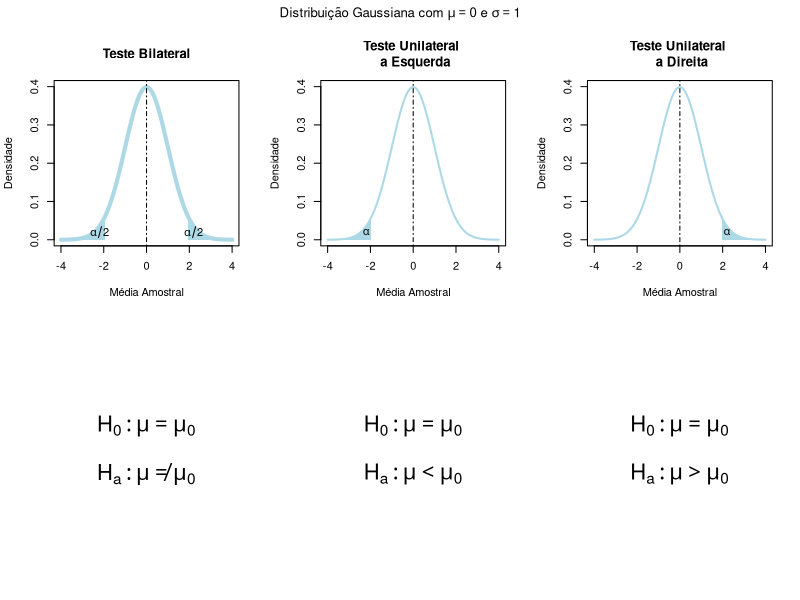
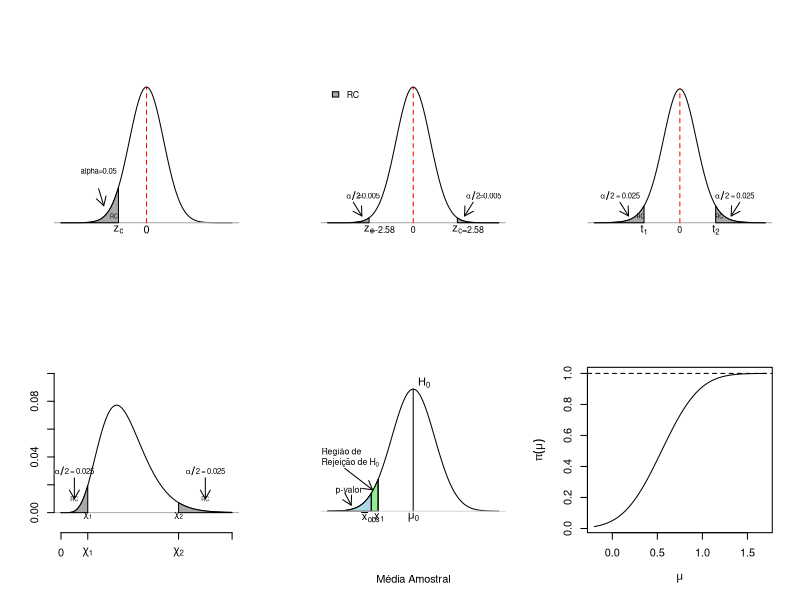
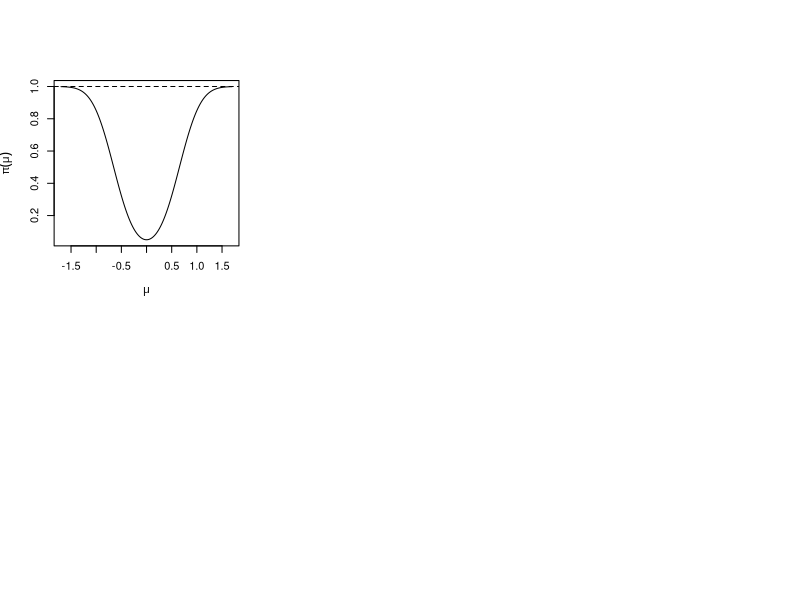

Generate these figures, in order, with R:
## ---- chunk 1


par(mfrow=c(2,3), oma=c(0,0,2,0))

plot(function(x) dnorm(x) ,xlim=c(-4, 4), ylim=c(0, 0.4),main="Teste Bilateral", xlab="Média Amostral", ylab="Densidade", lwd=4, col="lightblue")
abline(v=0, lty=4)
xx <- seq(-4, -1.96, l=200)
yy <- rbind(cbind(rev(xx), 0), cbind(xx, dnorm(xx)))
polygon(yy, col="lightblue", border = NA)
text(-2.2, 0.02, labels=expression(alpha/2), col="black")
xx <- seq(1.96, 4, l=200)
yy <- rbind(cbind(rev(xx), 0), cbind(xx, dnorm(xx)))
polygon(yy, col="lightblue", border= NA)
text(2.2, 0.02, labels=expression(alpha/2), col="black")

plot(function(x) dnorm(x) ,xlim=c(-4, 4), ylim=c(0, 0.4),main="Teste Unilateral \n a Esquerda", xlab="Média Amostral", ylab="Densidade", lwd=2, col="lightblue")
abline(v=0, lty=4)
xx <- seq(-4, -1.96, l=200)
yy <- rbind(cbind(rev(xx), 0), cbind(xx, dnorm(xx)))
polygon(yy, col="lightblue", border=NA)
text(-2.2, 0.02, labels=expression(alpha), col="black")


plot(function(x) dnorm(x) ,xlim=c(-4, 4), ylim=c(0, 0.4),main="Teste Unilateral \n a Direita", xlab="Média Amostral", ylab="Densidade", lwd=2, col="lightblue")
abline(v=0, lty=4)
xx <- seq(1.96, 4, l=200)
yy <- rbind(cbind(rev(xx), 0), cbind(xx, dnorm(xx)))
polygon(yy, col="lightblue", border=NA)
text(2.2, 0.02, labels=expression(alpha), col="black")


plot(1,4, axes=FALSE, xlab="", ylab="", col="white")
text(1,3.5,expression(H[a] :  mu != mu[0]), cex=2)
text(1,4.5,expression(H[0] :  mu == mu[0]), cex=2)


plot(1,4, axes=FALSE, xlab="", ylab="", col="white")
text(1,3.5,expression(H[a] :  mu < mu[0]), cex=2)
text(1,4.5,expression(H[0] :  mu == mu[0]), cex=2)


plot(1,4, axes=FALSE, xlab="", ylab="", col="white")
text(1,3.5,expression(H[a] :  mu > mu[0]), cex=2)
text(1,4.5,expression(H[0] :  mu == mu[0]), cex=2)

title(main=expression(paste("Distribuição Gaussiana com ", mu==0, " e ", sigma==1)), outer=TRUE)

## ---- chunk 2
plot(function(z) dnorm(z, mean=0, sd=1), -5, 5, col="black", ylab="", xlab="", xaxt="n", main="",axes=FALSE, ylim=c(-0.05,0.4))
abline(h=0, col="darkgray")
segments(x0 = 0, y0 = 0, x1 = 0, y1 = dnorm(0, mean=0, sd=1), col="red", lty=2) 
z <- seq(-5, -1.64, l=200)
yy <- rbind(cbind(rev(z), 0), cbind(z, dnorm(z, mean=0, sd=1)))
polygon(yy, col="darkgray")
text( 0, -0.02, 0)
text( -1.64, -0.02, expression(z[c]))
text( -1.9, 0.02, "RC", cex=0.5)
text( -2.8, 0.15, expression("alpha=0.05"), cex=0.7)
arrows(x0=-2.8, y0=0.1, x1 = -2.5, y1 = 0.05, length = 0.1, angle = 30)
## ---- chunk 3
plot(function(z) dnorm(z, mean=0, sd=1), -5, 5, col="black", ylab="", xlab="", xaxt="n", main="",axes=FALSE, ylim=c(-0.05,0.4))
abline(h=0, col="darkgray")
segments(x0 = 0, y0 = 0, x1 = 0, y1 = dnorm(0, mean=0, sd=1), col="red", lty=2) 
z <- seq(-5, -2.58, l=200)
yy <- rbind(cbind(rev(z), 0), cbind(z, dnorm(z, mean=0, sd=1)))
polygon(yy, col="darkgray")
text( 0, -0.02, 0, cex=0.8)
text( -2.58, -0.02, expression(z[c]))
text( -1.8, -0.02, "=-2.58", cex=0.8)
text( -3.5, 0.08, expression(alpha/2), cex=0.7)
text( -2.6, 0.08, "=0.005", cex=0.7)
arrows(x0=-3.5, y0=0.06, x1 = -3, y1 = 0.02, length = 0.1, angle = 30)
legend("topleft", "RC", inset=.02, fill="darkgray", horiz=TRUE, cex=0.8, bty="n")
z <- seq(2.58, 5, l=200)
yy <- rbind(cbind(rev(z), 0), cbind(z, dnorm(z, mean=0, sd=1)))
polygon(yy, col="darkgray")
text( 2.58, -0.02, expression(z[c]))
text( 3.5, -0.02, "=2.58", cex=0.8)
text( 3.5, 0.08, expression(alpha/2), cex=0.7)
text( 4.5, 0.08, "=0.005", cex=0.7)
arrows(x0=3.5, y0=0.06, x1 = 3, y1 = 0.02, length = 0.1, angle = 30)
## ---- chunk 4
plot(function(z) dt(z, df = 19), -5, 5, col="black", ylab="", xlab="", xaxt="n", main="",axes=FALSE, ylim=c(-0.05,0.4))
abline(h=0, col="darkgray")
segments(x0 = 0, y0 = 0, x1 = 0, y1 = dt(0, df=19), col="red", lty=2) 
z <- seq(-5, -2.093, l=200)
yy <- rbind(cbind(rev(z), 0), cbind(z, dt(z, df=19)))
polygon(yy, col="darkgray")
text( 0, -0.02, 0, cex=0.8)
text( -2.093, -0.02, expression(t[1]))
text( -2.3, 0.02, "RC", cex=0.5)
text( -3.5, 0.08, expression(alpha/2==0.025), cex=0.7)
arrows(x0=-3.5, y0=0.06, x1 = -3, y1 = 0.02, length = 0.1, angle = 30)
z <- seq(2.093, 5, l=200)
yy <- rbind(cbind(rev(z), 0), cbind(z, dt(z, df=19)))
polygon(yy, col="darkgray")
text( 2.093, -0.02, expression(t[2]))
text( 3.2, 0.08, expression(alpha/2==0.025), cex=0.7)
text( 2.3, 0.02, "RC", cex=0.5)
arrows(x0=3.5, y0=0.06, x1 = 3, y1 = 0.02, length = 0.1, angle = 30)
## ---- chunk 5
# Definindo os parâmetros
df <- 15
alpha <- 0.05
chi1 <- qchisq(alpha/2, df)
chi2 <- qchisq(1 - alpha/2, df)

# Criando o gráfico
plot(function(z) dchisq(z, df = df), 0, 40, col="black", ylab="", xlab="", xaxt="n", main="", axes=FALSE, ylim=c(-0.01, 0.1))
abline(h=0, col="darkgray")
segments(x0 = 0, y0 = 0, x1 = 0, y1 = dchisq(0, df=df), col="red", lty=2)

# Área de rejeição à esquerda
z <- seq(0, chi1, length.out=200)
yy <- rbind(cbind(rev(z), 0), cbind(z, dchisq(z, df=df)))
polygon(yy, col="darkgray")
text(chi1, -0.002, expression(chi[1]), cex=0.8)
text(chi1/2, 0.01, "RC", cex=0.5)
text(chi1/2, 0.03, expression(alpha/2==0.025), cex=0.7)
arrows(x0=chi1/2, y0=0.025, x1=chi1/2, y1=0.01, length=0.1, angle=30)

# Área de rejeição à direita
z <- seq(chi2, 40, length.out=200)
yy <- rbind(cbind(rev(z), 0), cbind(z, dchisq(z, df=df)))
polygon(yy, col="darkgray")
text(chi2, -0.002, expression(chi[2]), cex=0.8)
text((chi2 + 40)/2, 0.01, "RC", cex=0.5)
text((chi2 + 40)/2, 0.03, expression(alpha/2==0.025), cex=0.7)
arrows(x0=(chi2 + 40)/2, y0=0.025, x1=(chi2 + 40)/2, y1=0.01, length=0.1, angle=30)

# Adicionando eixos
axis(1, at=c(0, chi1, chi2, 40), labels=c(0, expression(chi[1]), expression(chi[2]), ""))
axis(2)
## ---- chunk 6
plot(function(x) dnorm(x) ,xlim=c(-4, 4), ylim=c(-0.05, 0.45),main="", xlab="Média Amostral", ylab="", lwd=1, col="black", axes=FALSE,xaxt="n")

x <- seq(-4, -1.64, l=200)
y <- rbind(cbind(rev(x), -0), cbind(x, dnorm(x, mean=0, sd=1)))
polygon(y, col="lightgreen")

x <- seq(-4, -1.96, l=200)
y <- rbind(cbind(rev(x), -0), cbind(x, dnorm(x, mean=0, sd=1)))
polygon(y, col="lightblue")

segments(x0=-1.96 , y0=0, x1=-1.96, y1=dnorm(-1.96))
segments(x0=-1.64 , y0=0, x1=-1.64, y1=dnorm(-1.64))
segments(x0=0 , y0=0, y1=dnorm(0))
abline(h=0, col="lightgray")

text( 0.5, 0.42, expression(H[0]))
text( 0, -0.02, expression(mu[0]))
text( -1.99, -0.02, expression(bar(x)[obs]))
text( -1.60, -0.02, expression(x[1]))

text( -3, dnorm(-1.64)+0.055, expression(paste(" Região de \n Rejeição de ", H[0])), cex = 0.8)
arrows(x0=-3.2, y0=0.14, x1 = -1.9, y1 = 0.07, length = 0.1, angle = 30)
text( -3, dnorm(-1.96)+0.01, "p-valor", cex = 0.8)
arrows(x0=-3.2, y0=0.06, x1 = -2.9, y1 = 0.02, length = 0.1, angle = 30)
## ---- chunk 7

pimu <- function(mu){ return(1-pnorm(((4.92-9*mu)/3))) }

mu <- seq(-0.2,1.7, length.out=1000)
y <- pimu(mu)
plot(mu, y, type="l", ylab=expression(pi(mu)), xlab=expression(mu), cex=1.2)
abline(h = 1, lty=2)

## ---- chunk 8

pimu <- function(mu, n){ 
  
  dif <- pnorm(1.96-sqrt(n)*mu) - pnorm(-1.96-sqrt(n)*mu)
  return(1-dif) 
}

mu <- seq(-1.7,1.7, length.out=1000)
y <- pimu(mu, n=9)
plot(mu, y, type="l", ylab=expression(pi(mu)), xlab=expression(mu), cex=1.2)
abline(h = 1, lty=2)

